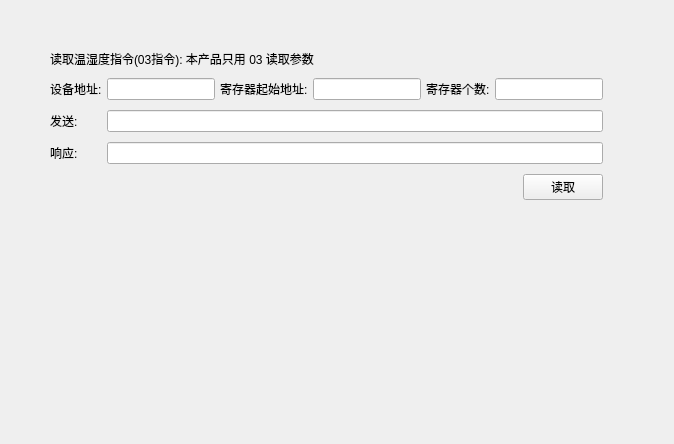
<?xml version="1.0" encoding="UTF-8"?>
<ui version="4.0">
 <class>ReadCmd</class>
 <widget class="QWidget" name="ReadCmd">
  <property name="geometry">
   <rect>
    <x>0</x>
    <y>0</y>
    <width>674</width>
    <height>444</height>
   </rect>
  </property>
  <property name="windowTitle">
   <string>Form</string>
  </property>
  <layout class="QGridLayout" name="gridLayout_2">
   <property name="leftMargin">
    <number>50</number>
   </property>
   <property name="topMargin">
    <number>50</number>
   </property>
   <property name="rightMargin">
    <number>0</number>
   </property>
   <property name="bottomMargin">
    <number>0</number>
   </property>
   <property name="horizontalSpacing">
    <number>5</number>
   </property>
   <property name="verticalSpacing">
    <number>10</number>
   </property>
   <item row="0" column="0">
    <layout class="QVBoxLayout" name="verticalLayout">
     <property name="spacing">
      <number>10</number>
     </property>
     <item>
      <widget class="QLabel" name="label">
       <property name="text">
        <string>读取温湿度指令(03指令): 本产品只用 03 读取参数</string>
       </property>
      </widget>
     </item>
     <item>
      <layout class="QGridLayout" name="gridLayout">
       <property name="horizontalSpacing">
        <number>5</number>
       </property>
       <property name="verticalSpacing">
        <number>10</number>
       </property>
       <item row="0" column="0">
        <widget class="QLabel" name="label_2">
         <property name="text">
          <string>设备地址:</string>
         </property>
        </widget>
       </item>
       <item row="0" column="1">
        <widget class="QLineEdit" name="lineEdit_deviceAddr"/>
       </item>
       <item row="0" column="2">
        <widget class="QLabel" name="label_3">
         <property name="text">
          <string>寄存器起始地址:</string>
         </property>
        </widget>
       </item>
       <item row="0" column="3">
        <widget class="QLineEdit" name="lineEdit_registerAddr"/>
       </item>
       <item row="0" column="4">
        <widget class="QLabel" name="label_4">
         <property name="text">
          <string>寄存器个数:</string>
         </property>
        </widget>
       </item>
       <item row="0" column="5">
        <widget class="QLineEdit" name="lineEdit_registerCount"/>
       </item>
       <item row="1" column="0">
        <widget class="QLabel" name="label_5">
         <property name="text">
          <string>发送:</string>
         </property>
        </widget>
       </item>
       <item row="1" column="1" colspan="5">
        <widget class="QLineEdit" name="lineEdit_send"/>
       </item>
       <item row="2" column="0">
        <widget class="QLabel" name="label_6">
         <property name="text">
          <string>响应:</string>
         </property>
        </widget>
       </item>
       <item row="2" column="1" colspan="5">
        <widget class="QLineEdit" name="lineEdit_fb"/>
       </item>
       <item row="3" column="4" colspan="2">
        <layout class="QHBoxLayout" name="horizontalLayout">
         <item>
          <spacer name="horizontalSpacer">
           <property name="orientation">
            <enum>Qt::Horizontal</enum>
           </property>
           <property name="sizeHint" stdset="0">
            <size>
             <width>40</width>
             <height>20</height>
            </size>
           </property>
          </spacer>
         </item>
         <item>
          <widget class="QPushButton" name="pushButton_read">
           <property name="text">
            <string>读取</string>
           </property>
          </widget>
         </item>
        </layout>
       </item>
      </layout>
     </item>
    </layout>
   </item>
   <item row="0" column="1">
    <spacer name="horizontalSpacer_2">
     <property name="orientation">
      <enum>Qt::Horizontal</enum>
     </property>
     <property name="sizeHint" stdset="0">
      <size>
       <width>8</width>
       <height>20</height>
      </size>
     </property>
    </spacer>
   </item>
   <item row="1" column="0">
    <spacer name="verticalSpacer">
     <property name="orientation">
      <enum>Qt::Vertical</enum>
     </property>
     <property name="sizeHint" stdset="0">
      <size>
       <width>20</width>
       <height>255</height>
      </size>
     </property>
    </spacer>
   </item>
  </layout>
 </widget>
 <resources/>
 <connections/>
</ui>
